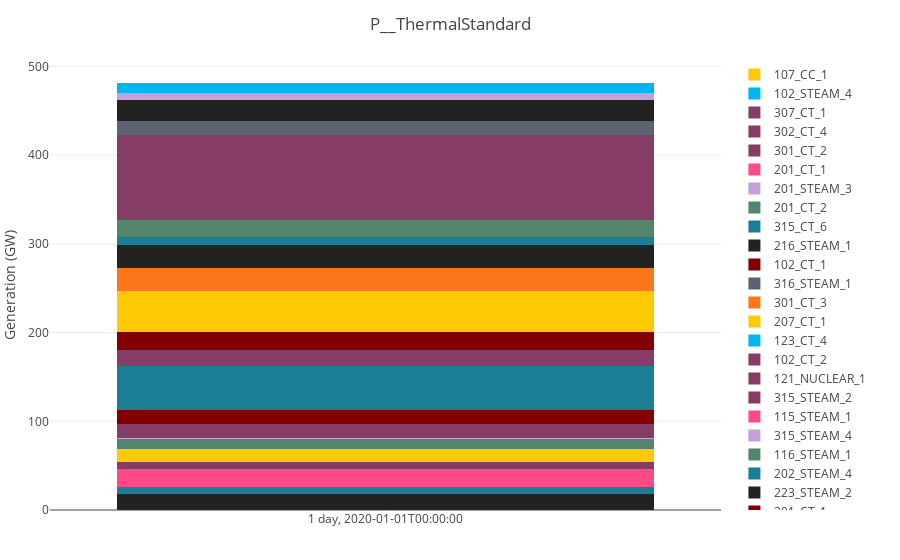
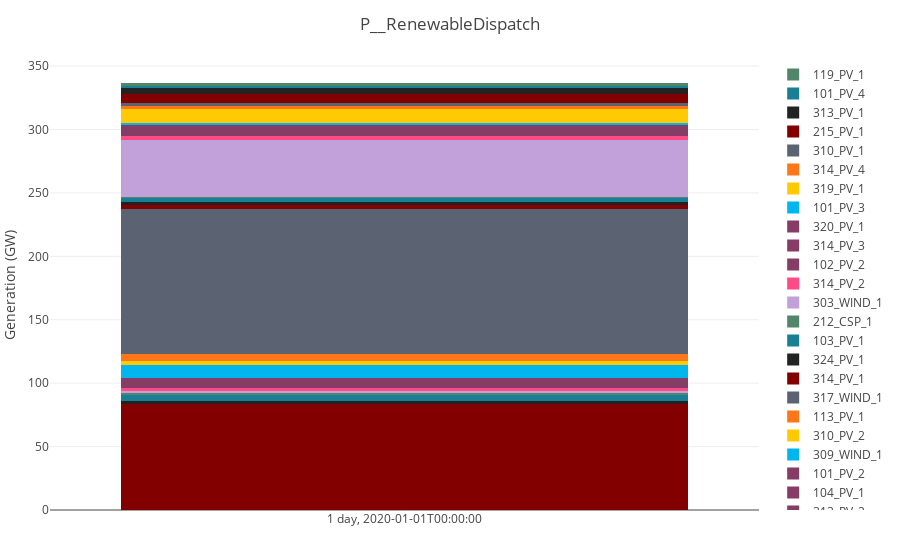
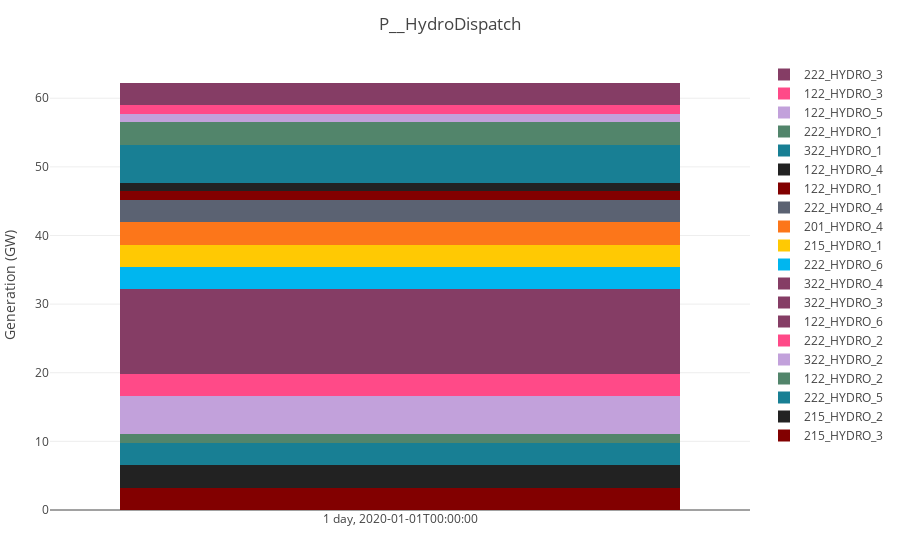
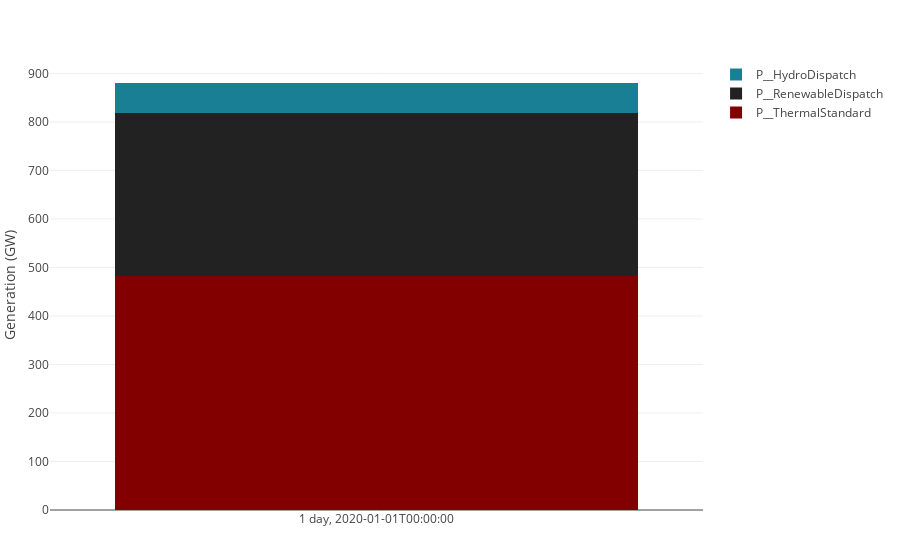

Write notebook code for charts like these, in order.
### Code cell
savefig(bar_plot(res), "test.png")

### Figure 1 — Plotly figure (JSON) as saved in the notebook; plotly's stock layout.template omitted (floating-point values rounded to 4 significant figures)
{"data": [{"barmode": "stack", "marker": {"color": "rgba(130, 0, 0, 1)"}, "name": "322_CT_6", "type": "bar", "x": ["1 day, 2020-01-01T00:00:00"], "y": [0.66]}, {"barmode": "stack", "marker": {"color": "rgba(34, 34, 34, 1)"}, "name": "321_CC_1", "type": "bar", "x": ["1 day, 2020-01-01T00:00:00"], "y": [17.42]}, {"barmode": "stack", "marker": {"color": "rgba(24, 127, 148, 1)"}, "name": "202_STEAM_3", "type": "bar", "x": ["1 day, 2020-01-01T00:00:00"], "y": [8.147]}, {"barmode": "stack", "marker": {"color": "rgba(82, 133, 107, 1)"}, "name": "315_STEAM_1", "type": "bar", "x": ["1 day, 2020-01-01T00:00:00"], "y": [0]}, {"barmode": "stack", "marker": {"color": "rgba(194, 161, 219, 1)"}, "name": "223_CT_4", "type": "bar", "x": ["1 day, 2020-01-01T00:00:00"], "y": [0]}, {"barmode": "stack", "marker": {"color": "rgba(255, 74, 136, 1)"}, "name": "123_STEAM_2", "type": "bar", "x": ["1 day, 2020-01-01T00:00:00"], "y": [20.46]}, {"barmode": "stack", "marker": {"color": "rgba(133, 61, 101, 1)"}, "name": "213_CT_1", "type": "bar", "x": ["1 day, 2020-01-01T00:00:00"], "y": [0]}, {"barmode": "stack", "marker": {"color": "rgba(133, 61, 101, 1)"}, "name": "223_CT_6", "type": "bar", "x": ["1 day, 2020-01-01T00:00:00"], "y": [0]}, {"barmode": "stack", "marker": {"color": "rgba(133, 61, 101, 1)"}, "name": "313_CC_1", "type": "bar", "x": ["1 day, 2020-01-01T00:00:00"], "y": [6.95]}, {"barmode": "stack", "marker": {"color": "rgba(0, 182, 239, 1)"}, "name": "202_CT_2", "type": "bar", "x": ["1 day, 2020-01-01T00:00:00"], "y": [0]}, {"barmode": "stack", "marker": {"color": "rgba(255, 201, 3, 1)"}, "name": "101_STEAM_3", "type": "bar", "x": ["1 day, 2020-01-01T00:00:00"], "y": [14.85]}, {"barmode": "stack", "marker": {"color": "rgba(252, 118, 26, 1)"}, "name": "302_CT_1", "type": "bar", "x": ["1 day, 2020-01-01T00:00:00"], "y": [0]}, {"barmode": "stack", "marker": {"color": "rgba(91, 98, 114, 1)"}, "name": "123_CT_1", "type": "bar", "x": ["1 day, 2020-01-01T00:00:00"], "y": [0]}, {"barmode": "stack", "marker": {"color": "rgba(130, 0, 0, 1)"}, "name": "113_CT_3", "type": "bar", "x": ["1 day, 2020-01-01T00:00:00"], "y": [0]}, {"barmode": "stack", "marker": {"color": "rgba(34, 34, 34, 1)"}, "name": "302_CT_3", "type": "bar", "x": ["1 day, 2020-01-01T00:00:00"], "y": [0]}, {"barmode": "stack", "marker": {"color": "rgba(24, 127, 148, 1)"}, "name": "215_CT_4", "type": "bar", "x": ["1 day, 2020-01-01T00:00:00"], "y": [0]}, {"barmode": "stack", "marker": {"color": "rgba(82, 133, 107, 1)"}, "name": "102_STEAM_3", "type": "bar", "x": ["1 day, 2020-01-01T00:00:00"], "y": [12.11]}, {"barmode": "stack", "marker": {"color": "rgba(194, 161, 219, 1)"}, "name": "301_CT_4", "type": "bar", "x": ["1 day, 2020-01-01T00:00:00"], "y": [0.66]}, {"barmode": "stack", "marker": {"color": "rgba(255, 74, 136, 1)"}, "name": "202_CT_1", "type": "bar", "x": ["1 day, 2020-01-01T00:00:00"], "y": [0]}, {"barmode": "stack", "marker": {"color": "rgba(133, 61, 101, 1)"}, "name": "113_CT_2", "type": "bar", "x": ["1 day, 2020-01-01T00:00:00"], "y": [0]}, {"barmode": "stack", "marker": {"color": "rgba(133, 61, 101, 1)"}, "name": "221_CC_1", "type": "bar", "x": ["1 day, 2020-01-01T00:00:00"], "y": [16.16]}, {"barmode": "stack", "marker": {"color": "rgba(133, 61, 101, 1)"}, "name": "223_CT_5", "type": "bar", "x": ["1 day, 2020-01-01T00:00:00"], "y": [0]}, {"barmode": "stack", "marker": {"color": "rgba(0, 182, 239, 1)"}, "name": "315_CT_7", "type": "bar", "x": ["1 day, 2020-01-01T00:00:00"], "y": [0]}, {"barmode": "stack", "marker": {"color": "rgba(255, 201, 3, 1)"}, "name": "215_CT_5", "type": "bar", "x": ["1 day, 2020-01-01T00:00:00"], "y": [0]}, {"barmode": "stack", "marker": {"color": "rgba(252, 118, 26, 1)"}, "name": "114_SYNC_COND_1", "type": "bar", "x": ["1 day, 2020-01-01T00:00:00"], "y": [0]}, {"barmode": "stack", "marker": {"color": "rgba(91, 98, 114, 1)"}, "name": "323_CC_1", "type": "bar", "x": ["1 day, 2020-01-01T00:00:00"], "y": [0]}, {"barmode": "stack", "marker": {"color": "rgba(130, 0, 0, 1)"}, "name": "101_STEAM_4", "type": "bar", "x": ["1 day, 2020-01-01T00:00:00"], "y": [14.87]}, {"barmode": "stack", "marker": {"color": "rgba(34, 34, 34, 1)"}, "name": "113_CT_1", "type": "bar", "x": ["1 day, 2020-01-01T00:00:00"], "y": [0]}, {"barmode": "stack", "marker": {"color": "rgba(24, 127, 148, 1)"}, "name": "223_STEAM_3", "type": "bar", "x": ["1 day, 2020-01-01T00:00:00"], "y": [50.48]}, {"barmode": "stack", "marker": {"color": "rgba(82, 133, 107, 1)"}, "name": "318_CC_1", "type": "bar", "x": ["1 day, 2020-01-01T00:00:00"], "y": [0]}, {"barmode": "stack", "marker": {"color": "rgba(194, 161, 219, 1)"}, "name": "307_CT_2", "type": "bar", "x": ["1 day, 2020-01-01T00:00:00"], "y": [0]}, {"barmode": "stack", "marker": {"color": "rgba(255, 74, 136, 1)"}, "name": "213_CT_2", "type": "bar", "x": ["1 day, 2020-01-01T00:00:00"], "y": [0]}, {"barmode": "stack", "marker": {"color": "rgba(133, 61, 101, 1)"}, "name": "113_CT_4", "type": "bar", "x": ["1 day, 2020-01-01T00:00:00"], "y": [0]}, {"barmode": "stack", "marker": {"color": "rgba(133, 61, 101, 1)"}, "name": "315_STEAM_3", "type": "bar", "x": ["1 day, 2020-01-01T00:00:00"], "y": [0]}, {"barmode": "stack", "marker": {"color": "rgba(133, 61, 101, 1)"}, "name": "118_CC_1", "type": "bar", "x": ["1 day, 2020-01-01T00:00:00"], "y": [17.3]}, {"barmode": "stack", "marker": {"color": "rgba(0, 182, 239, 1)"}, "name": "315_CT_8", "type": "bar", "x": ["1 day, 2020-01-01T00:00:00"], "y": [0]}, {"barmode": "stack", "marker": {"color": "rgba(255, 201, 3, 1)"}, "name": "302_CT_2", "type": "bar", "x": ["1 day, 2020-01-01T00:00:00"], "y": [0]}, {"barmode": "stack", "marker": {"color": "rgba(252, 118, 26, 1)"}, "name": "218_CC_1", "type": "bar", "x": ["1 day, 2020-01-01T00:00:00"], "y": [0]}, {"barmode": "stack", "marker": {"color": "rgba(91, 98, 114, 1)"}, "name": "213_CC_3", "type": "bar", "x": ["1 day, 2020-01-01T00:00:00"], "y": [0]}, {"barmode": "stack", "marker": {"color": "rgba(130, 0, 0, 1)"}, "name": "115_STEAM_3", "type": "bar", "x": ["1 day, 2020-01-01T00:00:00"], "y": [20.16]}, {"barmode": "stack", "marker": {"color": "rgba(34, 34, 34, 1)"}, "name": "323_CC_2", "type": "bar", "x": ["1 day, 2020-01-01T00:00:00"], "y": [0]}, {"barmode": "stack", "marker": {"color": "rgba(24, 127, 148, 1)"}, "name": "101_CT_1", "type": "bar", "x": ["1 day, 2020-01-01T00:00:00"], "y": [0.08]}, {"barmode": "stack", "marker": {"color": "rgba(82, 133, 107, 1)"}, "name": "115_STEAM_2", "type": "bar", "x": ["1 day, 2020-01-01T00:00:00"], "y": [0]}, {"barmode": "stack", "marker": {"color": "rgba(194, 161, 219, 1)"}, "name": "314_SYNC_COND_1", "type": "bar", "x": ["1 day, 2020-01-01T00:00:00"], "y": [0]}, {"barmode": "stack", "marker": {"color": "rgba(255, 74, 136, 1)"}, "name": "101_CT_2", "type": "bar", "x": ["1 day, 2020-01-01T00:00:00"], "y": [0.08]}, {"barmode": "stack", "marker": {"color": "rgba(133, 61, 101, 1)"}, "name": "322_CT_5", "type": "bar", "x": ["1 day, 2020-01-01T00:00:00"], "y": [0]}, {"barmode": "stack", "marker": {"color": "rgba(133, 61, 101, 1)"}, "name": "214_SYNC_COND_1", "type": "bar", "x": ["1 day, 2020-01-01T00:00:00"], "y": [0]}, {"barmode": "stack", "marker": {"color": "rgba(133, 61, 101, 1)"}, "name": "315_STEAM_5", "type": "bar", "x": ["1 day, 2020-01-01T00:00:00"], "y": [0]}, {"barmode": "stack", "marker": {"color": "rgba(0, 182, 239, 1)"}, "name": "207_CT_2", "type": "bar", "x": ["1 day, 2020-01-01T00:00:00"], "y": [0]}, {"barmode": "stack", "marker": {"color": "rgba(255, 201, 3, 1)"}, "name": "123_STEAM_3", "type": "bar", "x": ["1 day, 2020-01-01T00:00:00"], "y": [46.05]}, {"barmode": "stack", "marker": {"color": "rgba(252, 118, 26, 1)"}, "name": "223_STEAM_1", "type": "bar", "x": ["1 day, 2020-01-01T00:00:00"], "y": [25.89]}, {"barmode": "stack", "marker": {"color": "rgba(91, 98, 114, 1)"}, "name": "123_CT_5", "type": "bar", "x": ["1 day, 2020-01-01T00:00:00"], "y": [0]}, {"barmode": "stack", "marker": {"color": "rgba(130, 0, 0, 1)"}, "name": "301_CT_1", "type": "bar", "x": ["1 day, 2020-01-01T00:00:00"], "y": [0.08]}, {"barmode": "stack", "marker": {"color": "rgba(34, 34, 34, 1)"}, "name": "223_STEAM_2", "type": "bar", "x": ["1 day, 2020-01-01T00:00:00"], "y": [25.94]}, {"barmode": "stack", "marker": {"color": "rgba(24, 127, 148, 1)"}, "name": "202_STEAM_4", "type": "bar", "x": ["1 day, 2020-01-01T00:00:00"], "y": [9.36]}, {"barmode": "stack", "marker": {"color": "rgba(82, 133, 107, 1)"}, "name": "116_STEAM_1", "type": "bar", "x": ["1 day, 2020-01-01T00:00:00"], "y": [18.99]}, {"barmode": "stack", "marker": {"color": "rgba(194, 161, 219, 1)"}, "name": "315_STEAM_4", "type": "bar", "x": ["1 day, 2020-01-01T00:00:00"], "y": [0]}, {"barmode": "stack", "marker": {"color": "rgba(255, 74, 136, 1)"}, "name": "115_STEAM_1", "type": "bar", "x": ["1 day, 2020-01-01T00:00:00"], "y": [0]}, {"barmode": "stack", "marker": {"color": "rgba(133, 61, 101, 1)"}, "name": "315_STEAM_2", "type": "bar", "x": ["1 day, 2020-01-01T00:00:00"], "y": [0]}, {"barmode": "stack", "marker": {"color": "rgba(133, 61, 101, 1)"}, "name": "121_NUCLEAR_1", "type": "bar", "x": ["1 day, 2020-01-01T00:00:00"], "y": [96.0]}, {"barmode": "stack", "marker": {"color": "rgba(133, 61, 101, 1)"}, "name": "102_CT_2", "type": "bar", "x": ["1 day, 2020-01-01T00:00:00"], "y": [0]}, {"barmode": "stack", "marker": {"color": "rgba(0, 182, 239, 1)"}, "name": "123_CT_4", "type": "bar", "x": ["1 day, 2020-01-01T00:00:00"], "y": [0]}, {"barmode": "stack", "marker": {"color": "rgba(255, 201, 3, 1)"}, "name": "207_CT_1", "type": "bar", "x": ["1 day, 2020-01-01T00:00:00"], "y": [0]}, {"barmode": "stack", "marker": {"color": "rgba(252, 118, 26, 1)"}, "name": "301_CT_3", "type": "bar", "x": ["1 day, 2020-01-01T00:00:00"], "y": [0]}, {"barmode": "stack", "marker": {"color": "rgba(91, 98, 114, 1)"}, "name": "316_STEAM_1", "type": "bar", "x": ["1 day, 2020-01-01T00:00:00"], "y": [16.36]}, {"barmode": "stack", "marker": {"color": "rgba(130, 0, 0, 1)"}, "name": "102_CT_1", "type": "bar", "x": ["1 day, 2020-01-01T00:00:00"], "y": [0]}, {"barmode": "stack", "marker": {"color": "rgba(34, 34, 34, 1)"}, "name": "216_STEAM_1", "type": "bar", "x": ["1 day, 2020-01-01T00:00:00"], "y": [23.16]}, {"barmode": "stack", "marker": {"color": "rgba(24, 127, 148, 1)"}, "name": "315_CT_6", "type": "bar", "x": ["1 day, 2020-01-01T00:00:00"], "y": [0]}, {"barmode": "stack", "marker": {"color": "rgba(82, 133, 107, 1)"}, "name": "201_CT_2", "type": "bar", "x": ["1 day, 2020-01-01T00:00:00"], "y": [0]}, {"barmode": "stack", "marker": {"color": "rgba(194, 161, 219, 1)"}, "name": "201_STEAM_3", "type": "bar", "x": ["1 day, 2020-01-01T00:00:00"], "y": [7.542]}, {"barmode": "stack", "marker": {"color": "rgba(255, 74, 136, 1)"}, "name": "201_CT_1", "type": "bar", "x": ["1 day, 2020-01-01T00:00:00"], "y": [0]}, {"barmode": "stack", "marker": {"color": "rgba(133, 61, 101, 1)"}, "name": "301_CT_2", "type": "bar", "x": ["1 day, 2020-01-01T00:00:00"], "y": [0.08]}, {"barmode": "stack", "marker": {"color": "rgba(133, 61, 101, 1)"}, "name": "302_CT_4", "type": "bar", "x": ["1 day, 2020-01-01T00:00:00"], "y": [0]}, {"barmode": "stack", "marker": {"color": "rgba(133, 61, 101, 1)"}, "name": "307_CT_1", "type": "bar", "x": ["1 day, 2020-01-01T00:00:00"], "y": [0]}, {"barmode": "stack", "marker": {"color": "rgba(0, 182, 239, 1)"}, "name": "102_STEAM_4", "type": "bar", "x": ["1 day, 2020-01-01T00:00:00"], "y": [12.11]}, {"barmode": "stack", "marker": {"color": "rgba(255, 201, 3, 1)"}, "name": "107_CC_1", "type": "bar", "x": ["1 day, 2020-01-01T00:00:00"], "y": [0]}], "layout": {"barmode": "stack", "margin": {"b": 50, "l": 50, "r": 50, "t": 60}, "title": "P__ThermalStandard", "yaxis": {"title": "Generation (GW)"}}}

### Figure 2 — Plotly figure (JSON) as saved in the notebook; plotly's stock layout.template omitted (floating-point values rounded to 4 significant figures)
{"data": [{"barmode": "stack", "marker": {"color": "rgba(130, 0, 0, 1)"}, "name": "122_WIND_1", "type": "bar", "x": ["1 day, 2020-01-01T00:00:00"], "y": [83.38]}, {"barmode": "stack", "marker": {"color": "rgba(34, 34, 34, 1)"}, "name": "324_PV_3", "type": "bar", "x": ["1 day, 2020-01-01T00:00:00"], "y": [2.426]}, {"barmode": "stack", "marker": {"color": "rgba(24, 127, 148, 1)"}, "name": "312_PV_1", "type": "bar", "x": ["1 day, 2020-01-01T00:00:00"], "y": [4.849]}, {"barmode": "stack", "marker": {"color": "rgba(82, 133, 107, 1)"}, "name": "102_PV_1", "type": "bar", "x": ["1 day, 2020-01-01T00:00:00"], "y": [1.514]}, {"barmode": "stack", "marker": {"color": "rgba(194, 161, 219, 1)"}, "name": "101_PV_1", "type": "bar", "x": ["1 day, 2020-01-01T00:00:00"], "y": [1.29]}, {"barmode": "stack", "marker": {"color": "rgba(255, 74, 136, 1)"}, "name": "324_PV_2", "type": "bar", "x": ["1 day, 2020-01-01T00:00:00"], "y": [2.745]}, {"barmode": "stack", "marker": {"color": "rgba(133, 61, 101, 1)"}, "name": "313_PV_2", "type": "bar", "x": ["1 day, 2020-01-01T00:00:00"], "y": [4.838]}, {"barmode": "stack", "marker": {"color": "rgba(133, 61, 101, 1)"}, "name": "104_PV_1", "type": "bar", "x": ["1 day, 2020-01-01T00:00:00"], "y": [1.307]}, {"barmode": "stack", "marker": {"color": "rgba(133, 61, 101, 1)"}, "name": "101_PV_2", "type": "bar", "x": ["1 day, 2020-01-01T00:00:00"], "y": [1.52]}, {"barmode": "stack", "marker": {"color": "rgba(0, 182, 239, 1)"}, "name": "309_WIND_1", "type": "bar", "x": ["1 day, 2020-01-01T00:00:00"], "y": [10.76]}, {"barmode": "stack", "marker": {"color": "rgba(255, 201, 3, 1)"}, "name": "310_PV_2", "type": "bar", "x": ["1 day, 2020-01-01T00:00:00"], "y": [2.748]}, {"barmode": "stack", "marker": {"color": "rgba(252, 118, 26, 1)"}, "name": "113_PV_1", "type": "bar", "x": ["1 day, 2020-01-01T00:00:00"], "y": [5.304]}, {"barmode": "stack", "marker": {"color": "rgba(91, 98, 114, 1)"}, "name": "317_WIND_1", "type": "bar", "x": ["1 day, 2020-01-01T00:00:00"], "y": [114.9]}, {"barmode": "stack", "marker": {"color": "rgba(130, 0, 0, 1)"}, "name": "314_PV_1", "type": "bar", "x": ["1 day, 2020-01-01T00:00:00"], "y": [2.754]}, {"barmode": "stack", "marker": {"color": "rgba(34, 34, 34, 1)"}, "name": "324_PV_1", "type": "bar", "x": ["1 day, 2020-01-01T00:00:00"], "y": [2.799]}, {"barmode": "stack", "marker": {"color": "rgba(24, 127, 148, 1)"}, "name": "103_PV_1", "type": "bar", "x": ["1 day, 2020-01-01T00:00:00"], "y": [3.064]}, {"barmode": "stack", "marker": {"color": "rgba(82, 133, 107, 1)"}, "name": "212_CSP_1", "type": "bar", "x": ["1 day, 2020-01-01T00:00:00"], "y": [0.393]}, {"barmode": "stack", "marker": {"color": "rgba(194, 161, 219, 1)"}, "name": "303_WIND_1", "type": "bar", "x": ["1 day, 2020-01-01T00:00:00"], "y": [45.2]}, {"barmode": "stack", "marker": {"color": "rgba(255, 74, 136, 1)"}, "name": "314_PV_2", "type": "bar", "x": ["1 day, 2020-01-01T00:00:00"], "y": [2.881]}, {"barmode": "stack", "marker": {"color": "rgba(133, 61, 101, 1)"}, "name": "102_PV_2", "type": "bar", "x": ["1 day, 2020-01-01T00:00:00"], "y": [1.497]}, {"barmode": "stack", "marker": {"color": "rgba(133, 61, 101, 1)"}, "name": "314_PV_3", "type": "bar", "x": ["1 day, 2020-01-01T00:00:00"], "y": [4.819]}, {"barmode": "stack", "marker": {"color": "rgba(133, 61, 101, 1)"}, "name": "320_PV_1", "type": "bar", "x": ["1 day, 2020-01-01T00:00:00"], "y": [2.769]}, {"barmode": "stack", "marker": {"color": "rgba(0, 182, 239, 1)"}, "name": "101_PV_3", "type": "bar", "x": ["1 day, 2020-01-01T00:00:00"], "y": [1.346]}, {"barmode": "stack", "marker": {"color": "rgba(255, 201, 3, 1)"}, "name": "319_PV_1", "type": "bar", "x": ["1 day, 2020-01-01T00:00:00"], "y": [10.74]}, {"barmode": "stack", "marker": {"color": "rgba(252, 118, 26, 1)"}, "name": "314_PV_4", "type": "bar", "x": ["1 day, 2020-01-01T00:00:00"], "y": [2.88]}, {"barmode": "stack", "marker": {"color": "rgba(91, 98, 114, 1)"}, "name": "310_PV_1", "type": "bar", "x": ["1 day, 2020-01-01T00:00:00"], "y": [2.404]}, {"barmode": "stack", "marker": {"color": "rgba(130, 0, 0, 1)"}, "name": "215_PV_1", "type": "bar", "x": ["1 day, 2020-01-01T00:00:00"], "y": [6.819]}, {"barmode": "stack", "marker": {"color": "rgba(34, 34, 34, 1)"}, "name": "313_PV_1", "type": "bar", "x": ["1 day, 2020-01-01T00:00:00"], "y": [4.642]}, {"barmode": "stack", "marker": {"color": "rgba(24, 127, 148, 1)"}, "name": "101_PV_4", "type": "bar", "x": ["1 day, 2020-01-01T00:00:00"], "y": [1.507]}, {"barmode": "stack", "marker": {"color": "rgba(82, 133, 107, 1)"}, "name": "119_PV_1", "type": "bar", "x": ["1 day, 2020-01-01T00:00:00"], "y": [2.975]}], "layout": {"barmode": "stack", "margin": {"b": 50, "l": 50, "r": 50, "t": 60}, "title": "P__RenewableDispatch", "yaxis": {"title": "Generation (GW)"}}}

### Figure 3 — Plotly figure (JSON) as saved in the notebook; plotly's stock layout.template omitted (floating-point values rounded to 4 significant figures)
{"data": [{"barmode": "stack", "marker": {"color": "rgba(130, 0, 0, 1)"}, "name": "215_HYDRO_3", "type": "bar", "x": ["1 day, 2020-01-01T00:00:00"], "y": [3.26]}, {"barmode": "stack", "marker": {"color": "rgba(34, 34, 34, 1)"}, "name": "215_HYDRO_2", "type": "bar", "x": ["1 day, 2020-01-01T00:00:00"], "y": [3.26]}, {"barmode": "stack", "marker": {"color": "rgba(24, 127, 148, 1)"}, "name": "222_HYDRO_5", "type": "bar", "x": ["1 day, 2020-01-01T00:00:00"], "y": [3.26]}, {"barmode": "stack", "marker": {"color": "rgba(82, 133, 107, 1)"}, "name": "122_HYDRO_2", "type": "bar", "x": ["1 day, 2020-01-01T00:00:00"], "y": [1.265]}, {"barmode": "stack", "marker": {"color": "rgba(194, 161, 219, 1)"}, "name": "322_HYDRO_2", "type": "bar", "x": ["1 day, 2020-01-01T00:00:00"], "y": [5.525]}, {"barmode": "stack", "marker": {"color": "rgba(255, 74, 136, 1)"}, "name": "222_HYDRO_2", "type": "bar", "x": ["1 day, 2020-01-01T00:00:00"], "y": [3.26]}, {"barmode": "stack", "marker": {"color": "rgba(133, 61, 101, 1)"}, "name": "122_HYDRO_6", "type": "bar", "x": ["1 day, 2020-01-01T00:00:00"], "y": [1.265]}, {"barmode": "stack", "marker": {"color": "rgba(133, 61, 101, 1)"}, "name": "322_HYDRO_3", "type": "bar", "x": ["1 day, 2020-01-01T00:00:00"], "y": [5.525]}, {"barmode": "stack", "marker": {"color": "rgba(133, 61, 101, 1)"}, "name": "322_HYDRO_4", "type": "bar", "x": ["1 day, 2020-01-01T00:00:00"], "y": [5.525]}, {"barmode": "stack", "marker": {"color": "rgba(0, 182, 239, 1)"}, "name": "222_HYDRO_6", "type": "bar", "x": ["1 day, 2020-01-01T00:00:00"], "y": [3.26]}, {"barmode": "stack", "marker": {"color": "rgba(255, 201, 3, 1)"}, "name": "215_HYDRO_1", "type": "bar", "x": ["1 day, 2020-01-01T00:00:00"], "y": [3.26]}, {"barmode": "stack", "marker": {"color": "rgba(252, 118, 26, 1)"}, "name": "201_HYDRO_4", "type": "bar", "x": ["1 day, 2020-01-01T00:00:00"], "y": [3.26]}, {"barmode": "stack", "marker": {"color": "rgba(91, 98, 114, 1)"}, "name": "222_HYDRO_4", "type": "bar", "x": ["1 day, 2020-01-01T00:00:00"], "y": [3.26]}, {"barmode": "stack", "marker": {"color": "rgba(130, 0, 0, 1)"}, "name": "122_HYDRO_1", "type": "bar", "x": ["1 day, 2020-01-01T00:00:00"], "y": [1.265]}, {"barmode": "stack", "marker": {"color": "rgba(34, 34, 34, 1)"}, "name": "122_HYDRO_4", "type": "bar", "x": ["1 day, 2020-01-01T00:00:00"], "y": [1.265]}, {"barmode": "stack", "marker": {"color": "rgba(24, 127, 148, 1)"}, "name": "322_HYDRO_1", "type": "bar", "x": ["1 day, 2020-01-01T00:00:00"], "y": [5.525]}, {"barmode": "stack", "marker": {"color": "rgba(82, 133, 107, 1)"}, "name": "222_HYDRO_1", "type": "bar", "x": ["1 day, 2020-01-01T00:00:00"], "y": [3.26]}, {"barmode": "stack", "marker": {"color": "rgba(194, 161, 219, 1)"}, "name": "122_HYDRO_5", "type": "bar", "x": ["1 day, 2020-01-01T00:00:00"], "y": [1.265]}, {"barmode": "stack", "marker": {"color": "rgba(255, 74, 136, 1)"}, "name": "122_HYDRO_3", "type": "bar", "x": ["1 day, 2020-01-01T00:00:00"], "y": [1.265]}, {"barmode": "stack", "marker": {"color": "rgba(133, 61, 101, 1)"}, "name": "222_HYDRO_3", "type": "bar", "x": ["1 day, 2020-01-01T00:00:00"], "y": [3.26]}], "layout": {"barmode": "stack", "margin": {"b": 50, "l": 50, "r": 50, "t": 60}, "title": "P__HydroDispatch", "yaxis": {"title": "Generation (GW)"}}}

### Figure 4 — Plotly figure (JSON) as saved in the notebook; plotly's stock layout.template omitted (floating-point values rounded to 4 significant figures)
{"data": [{"marker": {"color": "rgba(130, 0, 0, 1)"}, "name": "P__ThermalStandard", "type": "bar", "x": ["1 day, 2020-01-01T00:00:00"], "y": [481.9]}, {"marker": {"color": "rgba(34, 34, 34, 1)"}, "name": "P__RenewableDispatch", "type": "bar", "x": ["1 day, 2020-01-01T00:00:00"], "y": [337.1]}, {"marker": {"color": "rgba(24, 127, 148, 1)"}, "name": "P__HydroDispatch", "type": "bar", "x": ["1 day, 2020-01-01T00:00:00"], "y": [62.29]}], "layout": {"barmode": "stack", "color": ["rgba(130, 0, 0, 1)", "rgba(34, 34, 34, 1)", "rgba(24, 127, 148, 1)"], "margin": {"b": 50, "l": 50, "r": 50, "t": 60}, "title": " ", "yaxis": {"title": "Generation (GW)"}}}
